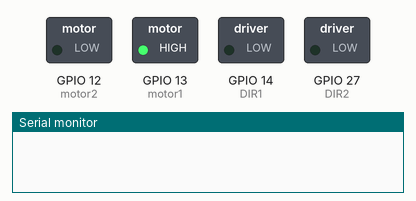
This sketch was run on a simulated ESP32. On the bench: switched loads named in the sketch (green lamp = pin HIGH), the last lines printed to the serial monitor. The ROS host is connected and sends only what is stated.

Above: at 0.1 s.
At 3.1 s:
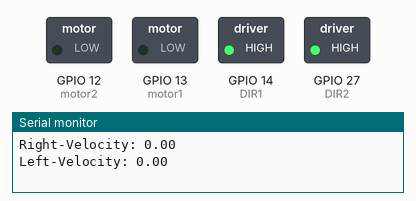
Timing chart, 0 to 4.6 s (numbered marks = the images above):
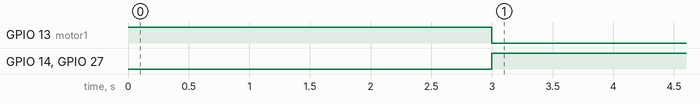

The sketch:

pwm_serial_subscriber.ino
```cpp
#include <micro_ros_arduino.h>
#include <ESP32Servo.h>
#include <stdio.h>
#include <rcl/rcl.h>
#include <rcl/error_handling.h>
#include <rclc/rclc.h>
#include <rclc/executor.h>
#include <CytronMotorDriver.h>
#include <geometry_msgs/msg/twist.h>

rcl_subscription_t subscriber;
geometry_msgs__msg__Twist msg;
rclc_executor_t executor;
rcl_allocator_t allocator;
rclc_support_t support;
rcl_node_t node;
/*******************************
 * ESP D3  - Motor Driver PWM 1 Input
 * ESP D4  - Motor Driver DIR 1 Input
 * ESP D9  - Motor Driver PWM 2 Input
 * ESP D10 - Motor Driver DIR 2 Input
 * ESP GND - Motor Driver GND
******************************/

#define motor1 13  // PWM 1 = Pin 13, DIR 1 = Pin 14.
#define motor2 12 // PWM 2 = Pin 12, DIR 2 = Pin 27.

#define DIR1 14
#define DIR2 27
#define LED_PIN 13

#define RCCHECK(fn) { rcl_ret_t temp_rc = fn; if((temp_rc != RCL_RET_OK)){error_loop();}}
#define RCSOFTCHECK(fn) { rcl_ret_t temp_rc = fn; if((temp_rc != RCL_RET_OK)){error_loop();}}

void error_loop(){
  while(1){
    digitalWrite(LED_PIN, !digitalRead(LED_PIN));
    delay(100);
  }
}

//twist message cb
void subscription_callback(const void *msgin) {
  const geometry_msgs__msg__Twist * msg = (const geometry_msgs__msg__Twist *)msgin;
  // if velocity in x direction is 0 turn off LED, if 1 turn on LED
  //digitalWrite(LED_PIN, (msg->linear.x == 0) ? LOW : HIGH);
}

void setup() {
  set_microros_transports();
  Serial.begin(115200);
  pinMode(LED_PIN, OUTPUT);
  digitalWrite(LED_PIN, HIGH);

  pinMode(motor1, OUTPUT);
  pinMode(motor2, OUTPUT);
  pinMode(DIR1, OUTPUT);
  pinMode(DIR2, OUTPUT);

  delay(2000);

  allocator = rcl_get_default_allocator();

   //create init_options
  RCCHECK(rclc_support_init(&support, 0, NULL, &allocator));

  // create node
  RCCHECK(rclc_node_init_default(&node, "micro_ros_arduino_node", "", &support));

  // create subscriber
  RCCHECK(rclc_subscription_init_default(
    &subscriber,
    &node,
    ROSIDL_GET_MSG_TYPE_SUPPORT(geometry_msgs, msg, Twist),
    "/cmd_vel_esp32"));

  // create executor
  RCCHECK(rclc_executor_init(&executor, &support.context, 1, &allocator));
  RCCHECK(rclc_executor_add_subscription(&executor, &subscriber, &msg, &subscription_callback, ON_NEW_DATA));

}

void loop() {
  delay(1000);
  Serial.print("Right-Velocity: ");
  analogWrite(motor1, (floor(msg.linear.x))/2);
  digitalWrite(DIR1, HIGH);
  Serial.println(floor(msg.linear.x));

  Serial.print("Left-Velocity: ");
  analogWrite(motor2, (floor(msg.linear.y))/2);
  digitalWrite(DIR2, HIGH);
  Serial.println(floor(msg.linear.y));

  RCCHECK(rclc_executor_spin_some(&executor, RCL_MS_TO_NS(100)));
}
```

Measured:
- by itself, GPIO 13 (motor1): HIGH → LOW at 3.0 s
- by itself, GPIO 14 (DIR1), GPIO 27 (DIR2): LOW → HIGH at 3.0 s
